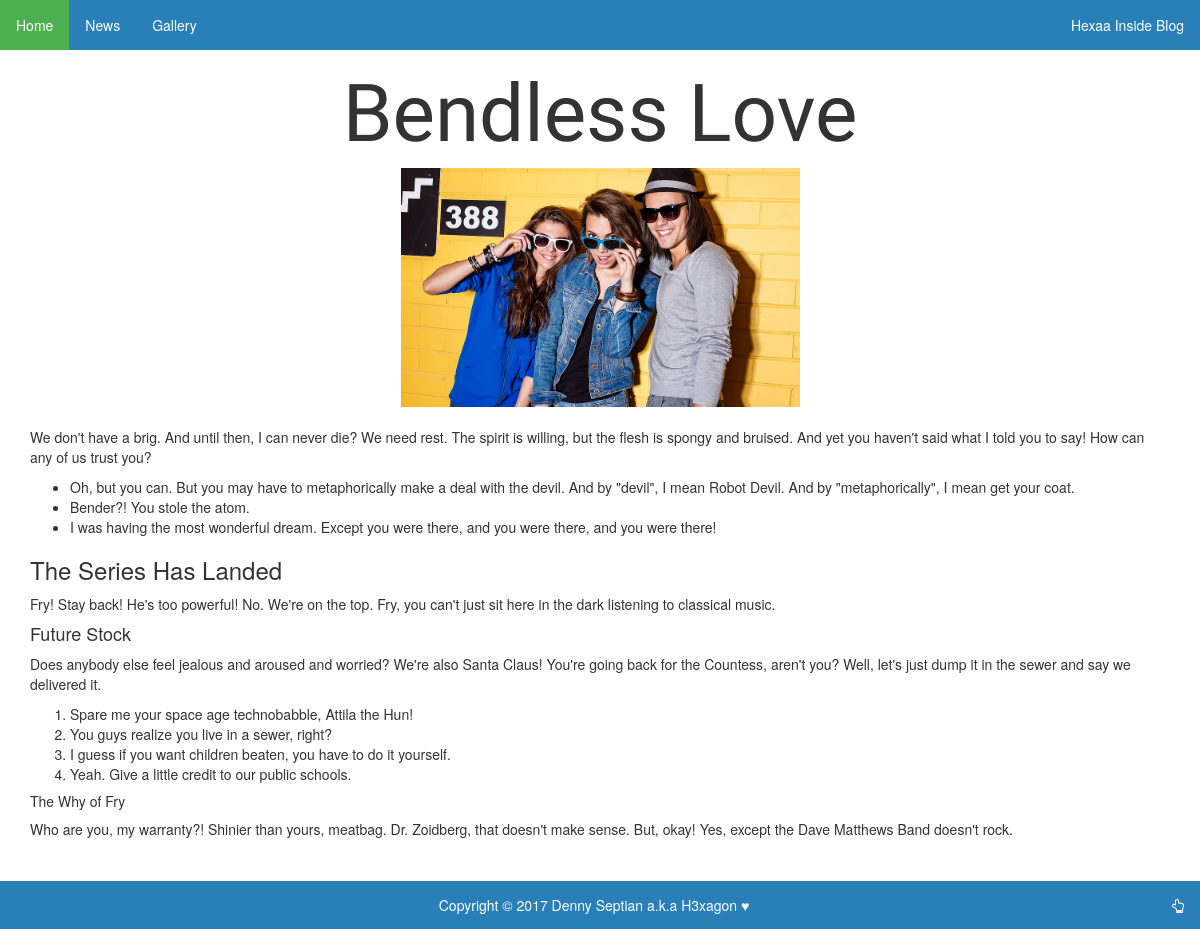
Page /news.php?id=1 on the committed database.
### tables this page shows
CREATE TABLE `post` (
  `id` int(11) UNSIGNED NOT NULL,
  `judul` varchar(255) DEFAULT NULL,
  `gambar` varchar(255) NOT NULL,
  `konten` text,
  `tanggal` datetime DEFAULT NULL
);

### news.php (the view, shortened to what this page needs)
<?php
include 'hexaaconf/koneksi.php';
$id = intval($_GET['id']);
$q  = mysqli_query($conn, "SELECT * FROM post WHERE id = {$id}") or die(mysqli_error($conn));
$post = mysqli_fetch_array($q);
?>
<!DOCTYPE html PUBLIC "-//W3C//DTD XHTML 1.0 Strict//EN" "http://www.w3.org/TR/xhtml1/DTD/xhtml1-strict.dtd">
<html xmlns="http://www.w3.org/1999/xhtml" xml:lang="en" lang="en">
<head>
<link rel="stylesheet" href="css/hexaainside.css">
<link rel="stylesheet" href="css/bootstrap.min.css">
<link rel="stylesheet" href="css/fontawesome/css/font-awesome.min.css">
<link rel="stylesheet" href="css/fontawesome/css/font-awesome.css">
<link rel="stylesheet" href="css/bootstrap-theme.min.css">
</head>
<body>
<ul id="topgan" class="topnav">
  <li><a class="active" href="/">Home</a></li>
  <li><a id="buttonnews" onclick="navbar()">News</a></li>
  <li><a id="buttongallery" onclick="navbar()">Gallery</a></li>
  <li class="right"><a href="/">Hexaa Inside Blog</a></li>
</ul>
<h1 class="header"><?php echo $post['judul'] ?></h1>
<div id="news" class="container">
  <img class="center" src="<?php echo $post['gambar'] ?>" alt="<?php echo $post['judul'] ?>" title="<?php echo $post['judul'] ?>">
  <br />
  <p><?php echo $post['konten'] ?></p>
</div>
<div class="footer navbar-fixed-bottom">
Copyright &#169; <?php echo date("Y");?> <a href="mailto:admin@hexarand.gq">Denny Septian a.k.a H3xagon</a> &#9829;
<span id="keatasbang" class="right"><a onclick="scrolltotop()"><i class="fa fa-hand-o-up" aria-hidden="true"></i></a></span>
</div>
</body>
</html>

### css/hexaainside.css (style rules this page uses)
body { margin: 0; padding-bottom: 80px; background-color: #ecf0f1; }
.container img { display: block; margin: auto; width: 35%; }
.header { font-family: "Iceland"; text-align: center; font-size: 80px; }
.footer span.right { color: white; float: right; }
.footer span a { color: white; }
.footer { list-style-type: none; overflow: hidden; background-color: #2980b9; color: white; text-align: center; text-decoration: none; padding: 14px 16px; }
.center { text-align: center; }
a:link { color: white; text-decoration: none; }
ul.topnav { list-style-type: none; margin: 0; padding: 0; overflow: hidden; background-color: #2980b9; }
ul.topnav li { float: left; }
ul.topnav li a { display: block; color: white; text-align: center; padding: 15px 16px; text-decoration: none; }
ul.topnav li a.active { background-color: #4CAF50; }
ul.topnav li.right { float: right; }
* { box-sizing: border-box; }

### rows in the picture
post: judul "Bendless Love", gambar (picture), konten "We don't have a brig. And until then, I can never die? We need rest. The spirit is willing, but the flesh is spongy and bruised. And yet you haven't said what I told you to say! How can any of us trust you? Oh, but you can. But you may have to metaphorically make a deal with the devil. And by \"devil\", I mean Robot Devil. And by \"metaphorically\", I mean get your coat. Bender?! You stole the atom. I was having the most wonderful dream. Except you were there, and you were there, and you were there! The Series Has Landed Fry! Stay back! He's too powerful! No. We're on the top. Fry, you can't just sit here in the dark listening to classical music. Future Stock Does anybody else feel jealous and…"
